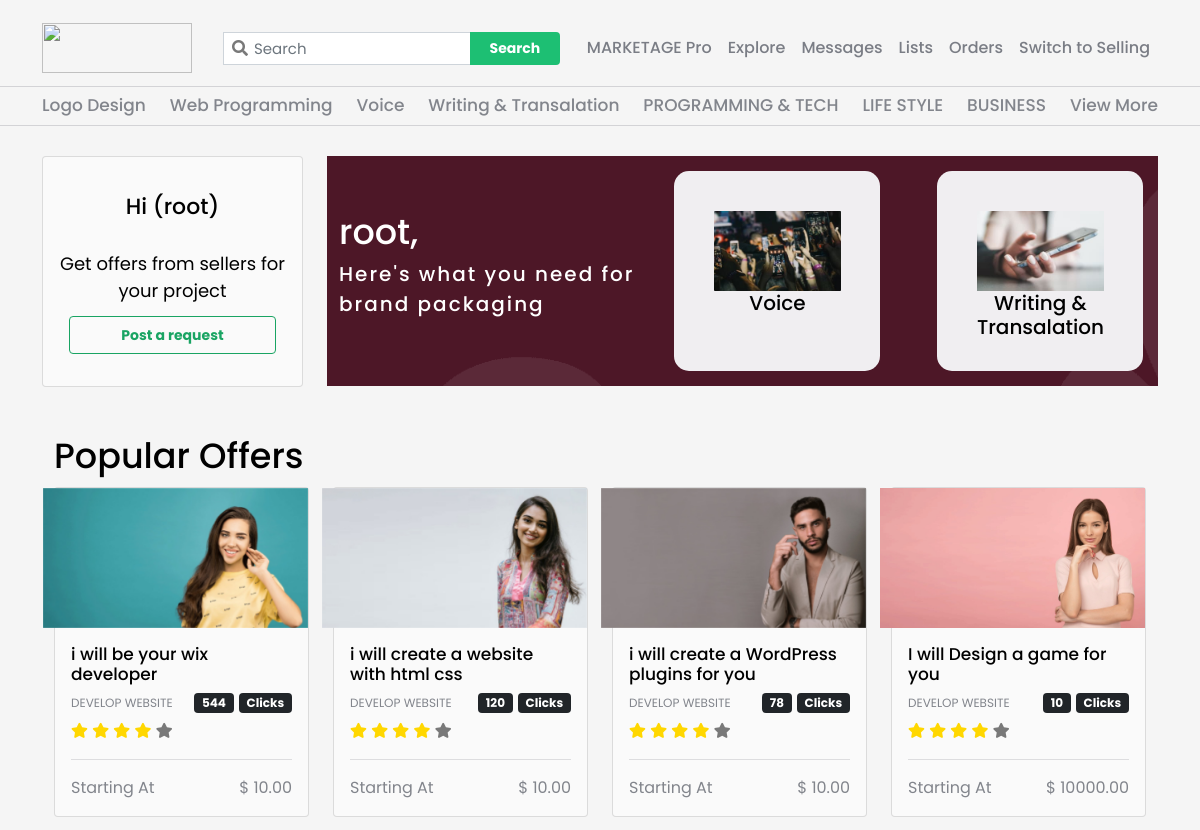
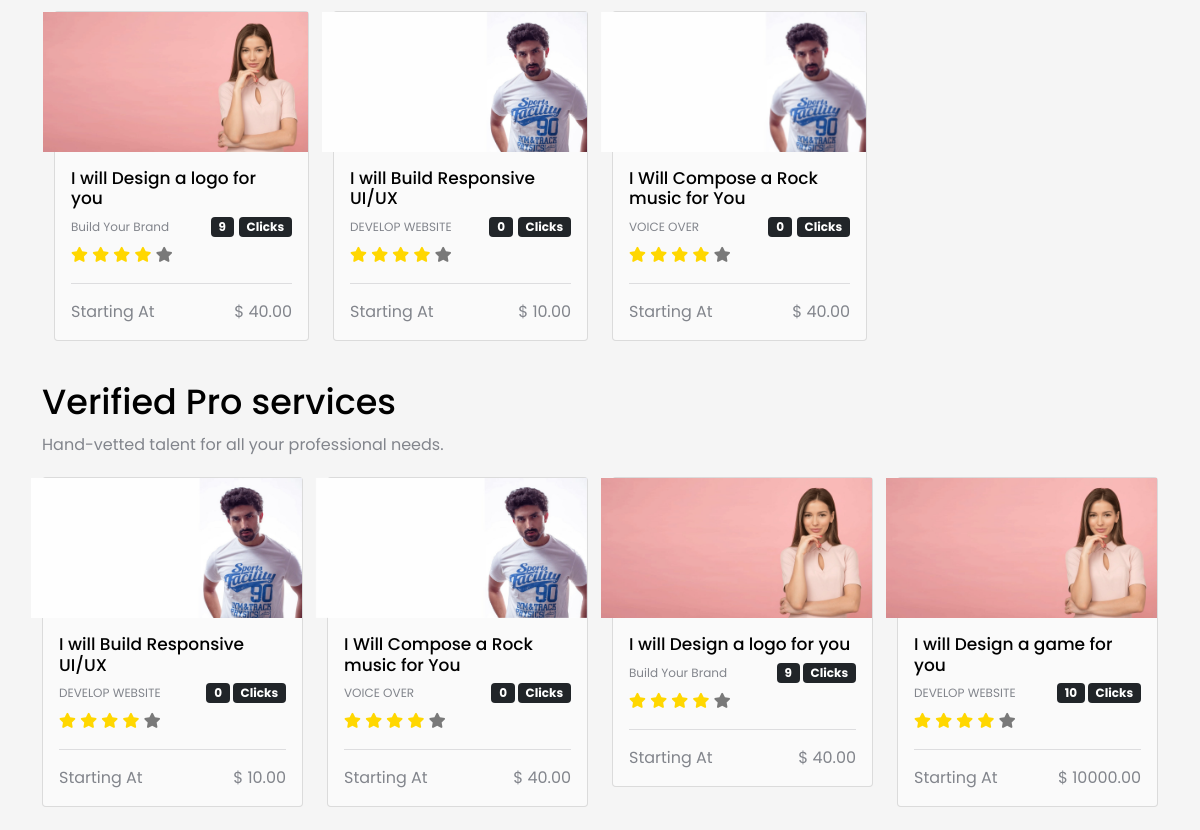
Before: /buyer_view/ (signed in, upper part) with the older database file (2 pictures, top to bottom).
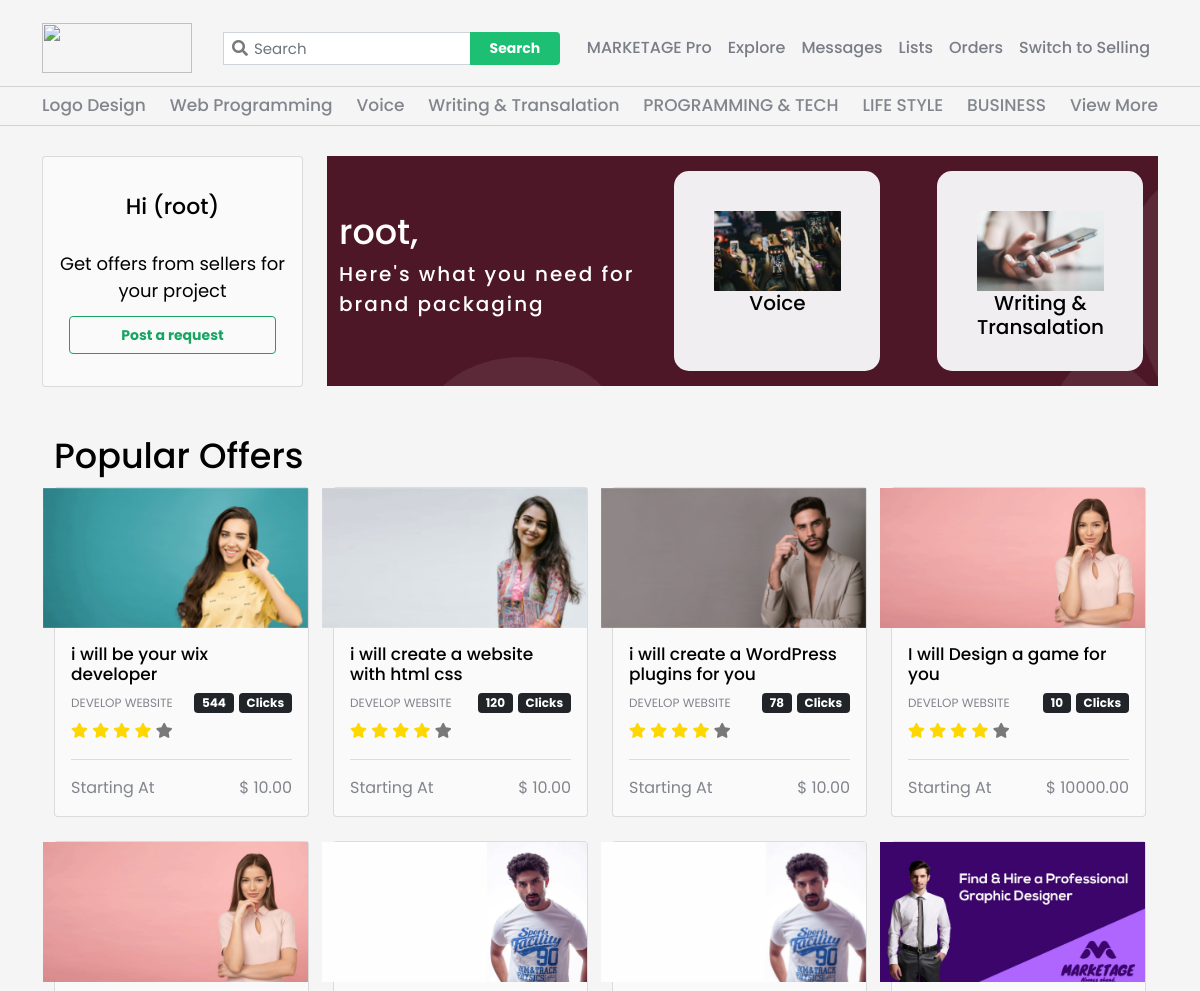
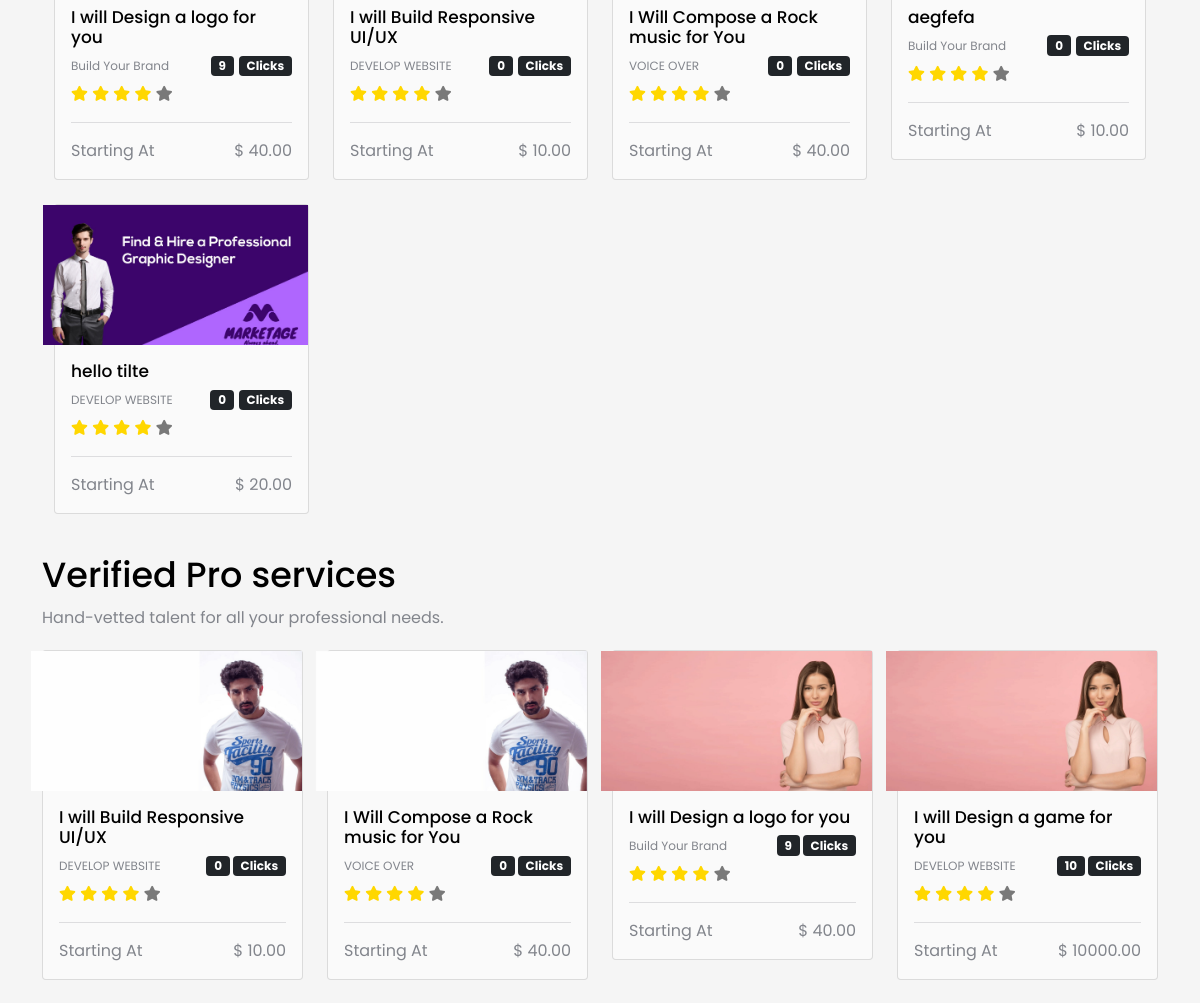
After: the same page with the newer database file (2 pictures, top to bottom).
### mainApp/models.py (models this page shows, shortened)
class Category(models.Model):
    slug = models.SlugField(unique=True)
    title = models.CharField(max_length=120, unique=True)
    icon = models.FileField(upload_to="images/", validators=[
                            FileExtensionValidator(['svg', 'png', 'jpg'])], null=True)

class ExtraImage(models.Model):
    image = models.ImageField(upload_to="images/", null=True)

class Offer(models.Model):
    Offer_STATUS = (
        ("ACTIVE", "ACTIVE"),
        ("PENDING APPROVAL", "PENDING APPROVAL"),
        ("REQUIRED MODIFICATION", "REQUIRED MODIFICATION"),
        ("DENIED", "DENIED"),
        ("PAUSED", "PAUSED"),
    )
    slug = models.SlugField(unique=True, null=True)
    user = models.ForeignKey(User, null=True, on_delete=models.CASCADE)
    offer_title = models.CharField(max_length=240)
    seo_title = models.CharField(max_length=50, null=True)
    image = models.ImageField(upload_to='images/')
    extra_images = models.ManyToManyField(ExtraImage)
    offer_video = models.FileField(upload_to="images/")
    document = models.FileField(upload_to="files/", null=True)
    service = models.ForeignKey(Services, on_delete=models.CASCADE, null=True)
    category = models.ForeignKey(Category, on_delete=models.CASCADE, null=True)
    packages = models.ManyToManyField(Package, through='OfferManager')
    description = models.TextField()
    is_popular = models.BooleanField(default=False, null=True)
    pop_web = models.BooleanField(default=False, null=True, blank=True)
    is_pro = models.BooleanField(default=False, null=True)
    click = models.PositiveIntegerField(null=True, blank=True, default=0)
    impressions = models.PositiveIntegerField(default=0, null=True, blank=True)
    order_count = models.PositiveIntegerField(default=0, null=True, blank=True)
    cancellation = models.PositiveIntegerField(default=0, null=True, blank=True)
    offer_status = models.CharField(max_length=200, null=True, choices=Offer_STATUS, default="ACTIVE")

class Services(models.Model):
    slug = models.SlugField(unique=True)
    title = models.CharField(max_length=120, unique=True)
    sub_title = models.CharField(max_length=120)
    img = models.ImageField(upload_to="images/")
    def __str__(self):
        return self.title

class OfferManager(models.Model):
    offer = models.ForeignKey(Offer, on_delete=models.CASCADE, null=True)
    package = models.ForeignKey(Package, on_delete=models.CASCADE, null=True)
    price = models.DecimalField(max_digits=10, decimal_places=2, default=0.00)

### mainApp/views.py (the view)
# urls.py: path('buyer_view/', views.buying_view, name="buying_view"),
@login_required(login_url='user_login')
def buying_view(request):
    offers = Offer.objects.all().order_by('-click')
    cats = Category.objects.all()
    pop_offers = Offer.objects.filter(is_popular=True)
    pop_web_offers = Offer.objects.filter(pop_web=True)
    pro_offers = Offer.objects.filter(is_pro=True)
    args = {
        'offers': offers,
        'pop_offers': pop_offers,
        'cats': cats,
        'pop_web_offers': pop_web_offers,
        "pro_offers": pro_offers
    }
    return render(request, 'buyingview/buying_view.html', args)

### mainApp/templatetags/custom_filter.py (called while the page is built)
@register.filter(name='offer_price_start')
def offer_price_start(queryset):
    return queryset.first().price

### mainApp/templates/buyingview/buying_view.html (shortened to what the changed rows need)
{% load static %}
{% load custom_filter %}
{% include 'buyingview/header.html' %}
<section class="profile-action container">
        <div class="inner-profile row">
            <div class="col-md-3 full-width">
                <div class="card inner-card">
                    <div class="card-detail">
                        <h1>Hi ({{ request.user }})</h1>
                    </div>
                </div>
            </div>
        <div class="col-md-9 inner-right">
            <div class="with-bg">
                <div class="right-slider">
                    <div class="responsive">
                        {% for cat in cats %}
                        {% if cat %}
                        <div>
                            <div class="class">
                                <img src="{{ cat.icon.url }}" style="height: 80px; margin: 0 auto;">
                                <h5>{{ cat.title }}</h5>
                            </div>
                        </div>
                        {% else %}
                        <h4>No Category Found!</h4>
                        {% endif %}
                        {% endfor %}
                    </div>
                </div>
            </div>
        </div>
</section>
<section class="for-popular-section container mt-5">
<div class="container new-card mt-3">
    <div class="popular-gig-title">
        <h2>Popular Offers</h2>
    </div>
<div class="row">
{% for offer in offers %}
    <div class="col-md-6 col-lg-3 mb-4">
        <div class="card main-card-for-offer">
        <div class= "for-card-inner-img-slider">
            {% for img in offer.extra_images.all %}
            <a href="{% url 'offer_details' offer.id %}">
                <div class="img-on-card-body">
                    <img src= "{{ img.image.url }}" >
                </div>
            </a>
            {% endfor %}
        </div>
            <div class="card-body">
            <a href="">
                <h5 class="card-title">{{ offer.offer_title }}</h5>
            </a>
            <div class="category-tag">
                <p>{{ offer.service }}</p>
                <div class="category-for-right">
                    <div class= "click-on-offer">
                        <p class="badge bg-dark">{{ offer.click }}</p>
                        <span class="badge bg-dark">Clicks</span>
                    </div>
                </div>
            </div>
            <div class= "for-seller-level-star">
                <i class="fas fa-star yellow-star"></i>
                <i class="fas fa-star yellow-star"></i>
                <i class="fas fa-star yellow-star"></i>
                <i class="fas fa-star yellow-star"></i>
                <i class="fas fa-star black-star"></i>
            </div>
            <hr>
            <div class="offer-price">
                <p>Starting At</p>
                <p>$ <span>{{ offer.offermanager_set.all|offer_price_start }}</span> </p>
            </div>
            </div>
        </div>
    </div>
{% endfor %}
</div>
</div>
</section>
<section id="verified-service">
<div class="container new-card mt-3">
    <div class="popular-gig-title">
        <h2>Verified Pro services</h2>
    </div>
    <div class="row">
    {% for offer in pop_offers %}
    <div class="col-md-6 col-lg-3 mb-4">
        <div class="card main-card-for-offer">
        <div class= "for-card-inner-img-slider">
            {% for img in offer.extra_images.all %}
            <a href="{% url 'offer_details' offer.id %}">
                <div class="img-on-card-body">
                    <img src= "{{ img.image.url }}" >
                </div>
            </a>
            {% endfor %}
        </div>
            <div class="card-body">
            <a href="">
                <h5 class="card-title">{{ offer.offer_title }}</h5>
            </a>
            <div class="category-tag">
                <p>{{ offer.service }}</p>
                <div class="category-for-right">
                    <div class= "click-on-offer">
                        <p class="badge bg-dark">{{ offer.click }}</p>
                        <p class="badge bg-dark">Clicks</p>
                    </div>
                </div>
            </div>
            <div class= "for-seller-level-star">
                <i class="fas fa-star yellow-star"></i>
                <i class="fas fa-star yellow-star"></i>
                <i class="fas fa-star yellow-star"></i>
                <i class="fas fa-star yellow-star"></i>
                <i class="fas fa-star black-star"></i>
            </div>
            <hr>
            <div class="offer-price">
                <p>Starting At</p>
                <p>$ <span>{{ offer.offermanager_set.all|offer_price_start }}</span> </p>
            </div>
            </div>
        </div>
    </div>
{% endfor %}
    </div>
</div>
</section>
{% include 'buyingview/buying_footer.html' %}

### mainApp/templates/buyingview/header.html (shortened to what this page needs)
{% load static %}
<!DOCTYPE html>
<html lang="en">
<head>
    <link rel="stylesheet" type="text/css" href="https://cdnjs.cloudflare.com/ajax/libs/slick-carousel/1.8.1/slick.min.css"/>
    <link rel="stylesheet" type="text/css" href="https://cdnjs.cloudflare.com/ajax/libs/slick-carousel/1.8.1/slick-theme.min.css"/>
    <link rel="stylesheet" href="https://unpkg.com/swiper/swiper-bundle.css" />
    <link rel="stylesheet" href="https://unpkg.com/swiper/swiper-bundle.min.css" />
    <link rel="stylesheet" href="https://cdnjs.cloudflare.com/ajax/libs/font-awesome/5.15.3/css/all.min.css">
    <link href="https://cdn.jsdelivr.net/npm/bootstrap@5.0.2/dist/css/bootstrap.min.css" rel="stylesheet">
     <link rel="stylesheet" href=  "{% static 'css/buyer-stylesheet.css' %}" />
     <link rel="stylesheet" href=  "{% static 'css/buyer-style-responsive.css' %}" />
    <link rel="stylesheet" href=" {% static 'css/gigsviewstyle.css' %}" >
    <link rel="stylesheet" href=" {% static 'css/responsiveGigsviewArko.css' %}" >
    <link rel="stylesheet" href=" {% static 'css/buyer_view_footer.css' %}" >
    <link rel="stylesheet" href=  "{% static 'css/become-a-seller.css' %}" />
    <link rel="stylesheet" href=  "{% static 'css/buyer-order.css' %}" />
    <link rel="stylesheet" href=  "{% static 'css/make-payment-for-buyer.css' %}" />
</head>
<body>
    <header id="home-page">
        <nav class="navbar navbar-expand-lg navbar-light nav-bar-hide-on-mob">
            <div class="container">
                <a class="navbar-brand nav-logo" href="{% url 'buying_view' %}">
                    <span>
                        <img src="{% static 'images/marketage.png' %}" alt="" style="height: 50px; width:150px;">
                    </span>
                </a>
            <div class="collapse navbar-collapse justify-content-between" id="navbarSupportedContent">
            <form class="d-flex input-group collapse navbar-expand-md" id="navbarSupportedContent">
                    <i class="fas fa-search"></i>
                    <input class="form-control" type="search" placeholder="Search" aria-label="Search">
                    <button class="btn btn-outline-success" type="submit">Search</button>
            </form>
                <ul class="navbar-nav ms-auto mb-lg-0">
                  <li class="nav-item">
                    <a class="nav-link link-page active" aria-current="page" href="#">MARKETAGE Pro</a>
                  </li>
                  <li class="nav-item">
                    <a class="nav-link link-page" href="#">Explore</a>
                  </li>
                  <li class="nav-item dropdown">
                    <a class="nav-link link-page" href="#">Messages</a>
                  </li>
                  <li class="nav-item">
                    <a class="nav-link link-page" href="#">Lists</a>
                  </li>
                  <li class="nav-item dropdown">
                    <a class="nav-link link-page" href="{% url 'BuyerOrders' %}">Orders</a>
                  </li>
                  <li class="nav-item dropdown">
                    <a class="nav-link link-page" href="{% url 'seller_dashboard' %}">Switch to Selling</a>
                  </li>
                </ul>
            </div>
            </div>
        </nav>
        <div class="dag container-fluid"></div>
        <div class="catagory-selection container">
            <ul class="catagory-name" id="navbarSupportedContent">
            {% for cat in cats %}
                <li><a href="{% url 'category-wise' cat.slug %}">{{ cat.title }}</a></li>
            {% endfor %}
            <li><a href="{% url 'Categories' %}">View More</a></li>
            </ul>
        </div>
        <div class="dag container-fluid"></div>
    </header>

Changed rows visible on the page:
added Offer: offer_title "aegfefa", service "Build Your Brand", click "0", offermanager_set.all|offer_price_start "10.00", shown under "Popular Offers"
added ExtraImage: image (picture), shown under "aegfefa"
added Offer: offer_title "hello tilte", service "DEVELOP WEBSITE", click "0", offermanager_set.all|offer_price_start "20.00", shown under "Popular Offers"
added ExtraImage: image (picture), shown under "hello tilte"
